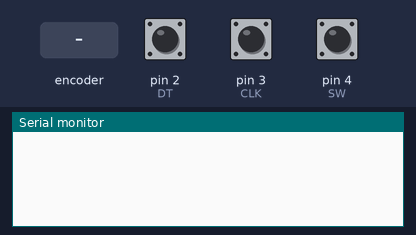
The sketch below on a simulated Arduino Uno, built with avr-gcc and run on an emulated ATmega328P. Shown: the last lines printed to the serial monitor. The inputs (shaded band) are chosen by the test bench; at power-on: pin 4 (SW) HIGH, pin 2 (DT) HIGH, pin 3 (CLK) HIGH.

Above: at 1.2 s.
1.3 s: rotary encoder on pin 3 (CLK) / pin 2 (DT) turned 1 step (first pin leading)
At 2.6 s:
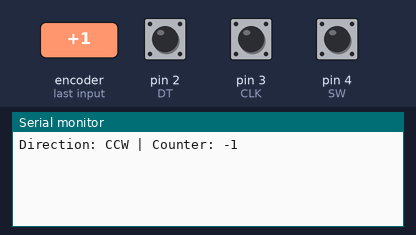
3.0 s: pin 4 (SW) pulled LOW for 0.15 s
At 3.5 s:
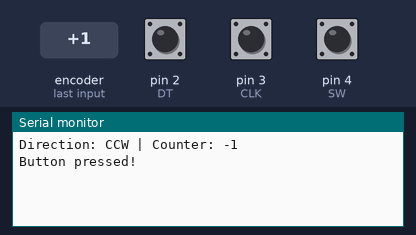
4.6 s: rotary encoder on pin 3 (CLK) / pin 2 (DT) turned 2 steps (second pin leading)
At 5.2 s:
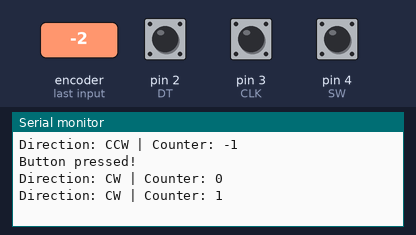

The sketch:

Rotary_Encoder.ino
```cpp
// Rotary Encoder Inputs
#define DT 2
#define CLK 3
#define SW 4

int counter = 0;
int currentStateCLK;
int lastStateCLK;
String currentDir ="";
unsigned long lastButtonPress = 0;

void setup() {

  // Set encoder pins as inputs
  pinMode(CLK,INPUT);
  pinMode(DT,INPUT);
  pinMode(SW, INPUT_PULLUP);

  // Setup Serial Monitor
  Serial.begin(9600);

  // Read the initial state of CLK
  lastStateCLK = digitalRead(CLK);
}

void loop() {

  // Read the current state of CLK
  currentStateCLK = digitalRead(CLK);

  // If last and current state of CLK are different, then pulse occurred
  // React to only 1 state change to avoid double count
  if (currentStateCLK != lastStateCLK  && currentStateCLK == 1){

    // If the DT state is different than the CLK state then
    // the encoder is rotating CCW so decrement
    if (digitalRead(DT) != currentStateCLK) {
      counter --;
      currentDir ="CCW";
    } else {
      // Encoder is rotating CW so increment
      counter ++;
      currentDir ="CW";
    }

    Serial.print("Direction: ");
    Serial.print(currentDir);
    Serial.print(" | Counter: ");
    Serial.println(counter);
  }

  // Remember last CLK state
  lastStateCLK = currentStateCLK;

  // Read the button state
  int btnState = digitalRead(SW);

  //If we detect LOW signal, button is pressed
  if (btnState == LOW) {
    //if 50ms have passed since last LOW pulse, it means that the
    //button has been pressed, released and pressed again
    if (millis() - lastButtonPress > 50) {
      Serial.println("Button pressed!");
    }

    // Remember last button press event
    lastButtonPress = millis();
  }

  // Put in a slight delay to help debounce the reading
  delay(1);
}
```

Measured:
- after the input at 1.3 s, the serial monitor: prints a new line after 0.05 s (image 1)
- after the input at 3.0 s, the serial monitor: prints a new line at once (image 2)
- after the input at 4.6 s, the serial monitor: prints a new line after 0.08 s (image 3)
